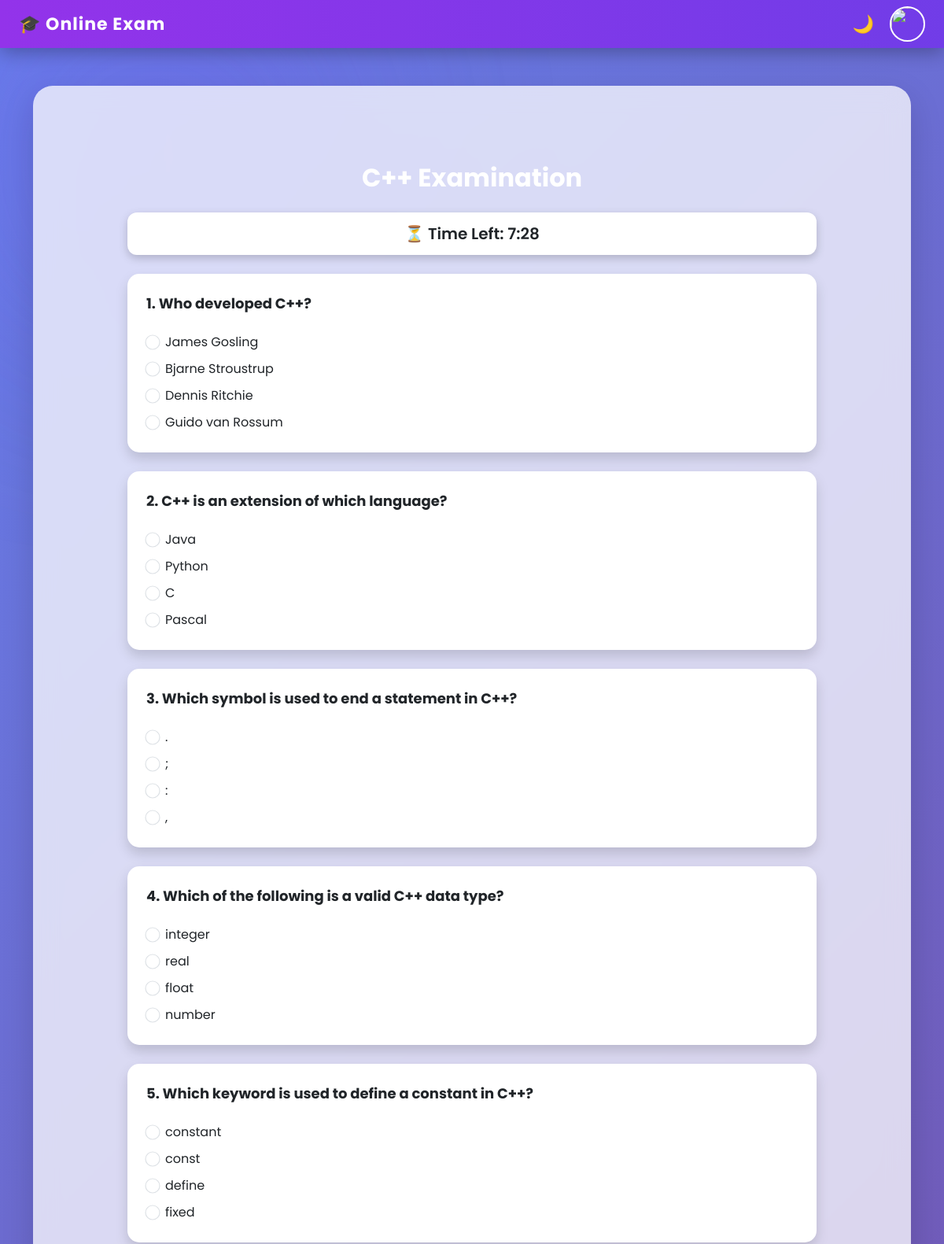
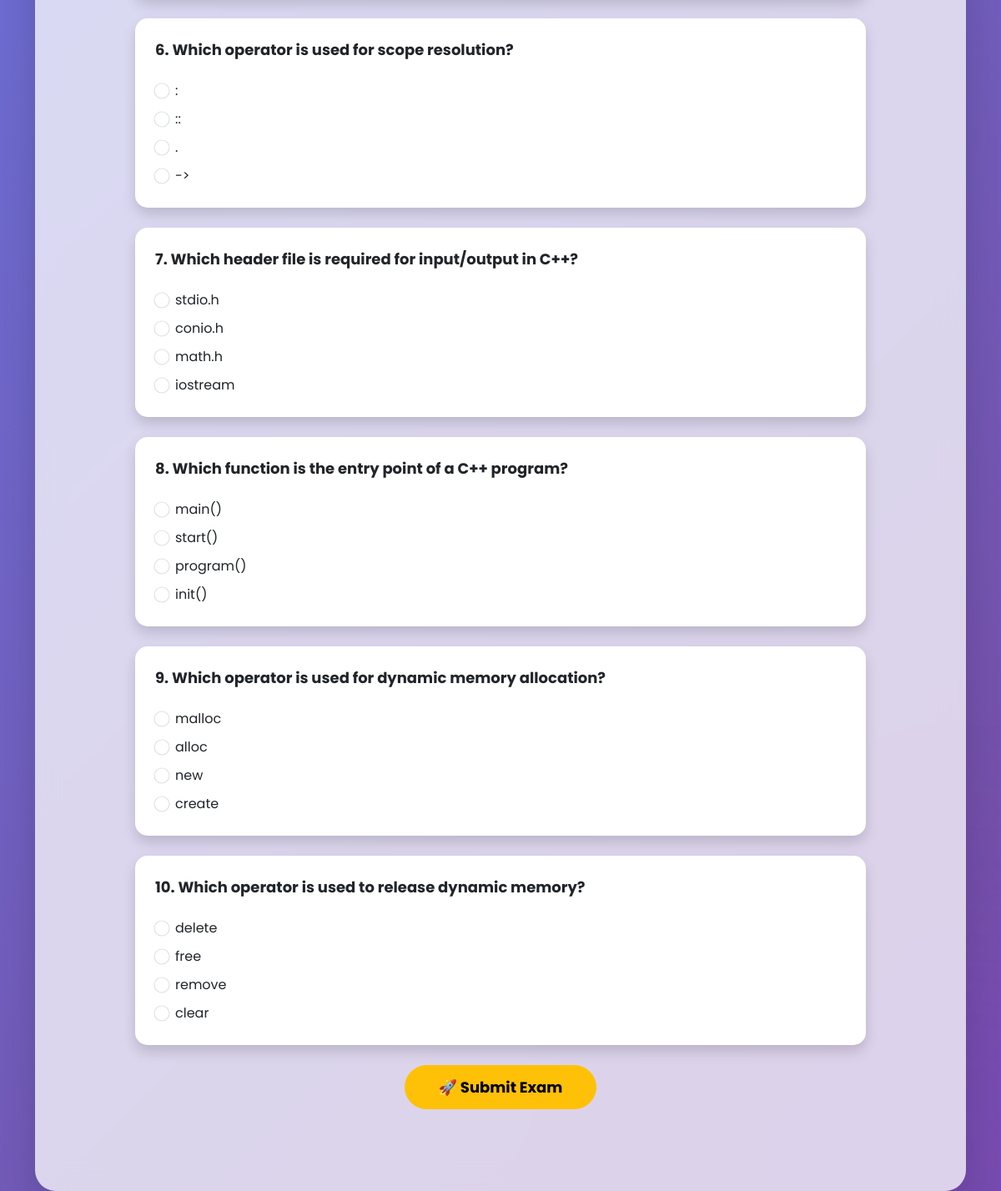
Screenshot of /exam/4/ (signed in) with the database file from the repository (2 pictures, top to bottom).
### exam/models.py (models this page shows, shortened)
class Subject(models.Model):
    name = models.CharField(max_length=100)

class Question(models.Model):
    subject = models.ForeignKey(Subject, on_delete=models.CASCADE)
    question = models.TextField()
    option1 = models.CharField(max_length=200)
    option2 = models.CharField(max_length=200)
    option3 = models.CharField(max_length=200)
    option4 = models.CharField(max_length=200)
    correct_answer = models.CharField(max_length=255)

### exam/views.py (the view, shortened to what this page needs)
# urls.py: path('exam/<int:subject_id>/', views.start_exam, name='start_exam'),
@login_required(login_url='login')
def start_exam(request, subject_id):
    subject = get_object_or_404(Subject, id=subject_id)
    questions = Question.objects.filter(subject=subject)
    return render(request, 'exam.html', {
        'subject': subject,
        'questions': questions
    })

### exam/templates/exam.html (shortened to what this page needs)
{% extends 'base.html' %}
{% block content %}
<div class="container mt-5 exam-container">
    <div class="exam-header">
        <h2>{{ subject.name }} Examination</h2>
    </div>
    <div class="timer-box text-center mb-4">
        ⏳ Time Left: <span id="timer">00:00</span>
    </div>
    <form method="POST" onsubmit="return validateForm()">
        {% for q in questions %}
            <div class="card p-4 mb-4 shadow question-card">
                <p>
                    <strong>{{ forloop.counter }}. {{ q.question }}</strong>
                </p>
                <div class="form-check mt-2">
                    <input class="form-check-input" type="radio" name="{{ q.id }}" value="{{ q.option1 }}">
                    <label class="form-check-label">{{ q.option1 }}</label>
                </div>
                <div class="form-check mt-2">
                    <input class="form-check-input" type="radio" name="{{ q.id }}" value="{{ q.option2 }}">
                    <label class="form-check-label">{{ q.option2 }}</label>
                </div>
                <div class="form-check mt-2">
                    <input class="form-check-input" type="radio" name="{{ q.id }}" value="{{ q.option3 }}">
                    <label class="form-check-label">{{ q.option3 }}</label>
                </div>
                <div class="form-check mt-2">
                    <input class="form-check-input" type="radio" name="{{ q.id }}" value="{{ q.option4 }}">
                    <label class="form-check-label">{{ q.option4 }}</label>
                </div>
            </div>
        {% endfor %}
        <div class="text-center mt-4 mb-5">
            <button type="submit" id="submitBtn" class="btn btn-warning btn-lg">
                🚀 Submit Exam
            </button>
        </div>
    </form>
</div>
{% endblock %}

### exam/templates/base.html (style rules this page uses)
:root { --primary: #6366f1; --secondary: #9333ea; --dark-bg: #0f172a; --light-bg: #f8fafc; --glass: rgba(255,255,255,0.15); }
body { font-family: 'Poppins', sans-serif; background: var(--light-bg); transition: 0.4s ease; overflow-x: hidden; }

### exam/templates/exam.html (style rules this page uses)
body { background: linear-gradient(135deg, #667eea, #764ba2); }
.exam-container { max-width: 900px; margin: auto; }
.exam-header { text-align: center; color: white; margin-bottom: 25px; }
.exam-header h2 { font-weight: bold; }
.timer-box { background: white; border-radius: 12px; padding: 12px; font-size: 20px; font-weight: 600; box-shadow: 0 4px 12px rgba(0,0,0,0.2); }
.question-card { border-radius: 15px; border: none; transition: 0.3s ease; }
.question-card strong { font-size: 18px; }
.form-check-input { cursor: pointer; transform: scale(1.2); margin-right: 8px; }
.form-check-label { cursor: pointer; font-size: 16px; }
#submitBtn { border-radius: 50px; padding: 12px 40px; font-size: 18px; font-weight: bold; transition: 0.3s ease; }

### rows the page displays
Subject: name "C++"
Question: question "Who developed C++?", option1 "James Gosling", option2 "Bjarne Stroustrup", option3 "Dennis Ritchie", option4 "Guido van Rossum"
Question: question "C++ is an extension of which language?", option1 "Java", option2 "Python", option3 "C", option4 "Pascal"
Question: question "Which symbol is used to end a statement in C++?", option1 ".", option2 ";", option3 ":", option4 ","
Question: question "Which of the following is a valid C++ data type?", option1 "integer", option2 "real", option3 "float", option4 "number"
Question: question "Which keyword is used to define a constant in C++?", option1 "constant", option2 "const", option3 "define", option4 "fixed"
Question: question "Which operator is used for scope resolution?", option1 ":", option2 "::", option3 ".", option4 "->"
Question: question "Which header file is required for input/output in C++?", option1 "stdio.h", option2 "conio.h", option3 "math.h", option4 "iostream"
Question: question "Which function is the entry point of a C++ program?", option1 "main()", option2 "start()", option3 "program()", option4 "init()"
Question: question "Which operator is used for dynamic memory allocation?", option1 "malloc", option2 "alloc", option3 "new", option4 "create"
Question: question "Which operator is used to release dynamic memory?", option1 "delete", option2 "free", option3 "remove", option4 "clear"
